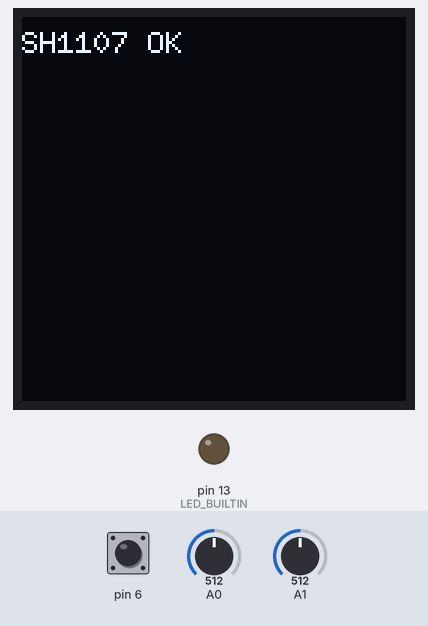
This sketch was run on a simulated Arduino Uno, built with avr-gcc and run on an emulated ATmega328P. On the bench: 128×128 one-colour display, output pins drawn as LEDs (lit = HIGH). The test bench sets the inputs (shaded band); at power-on: A0 = 512, A1 = 512, pin 6 HIGH. Random numbers use the default seed unless the sketch sets one; what the sketch prints to the serial monitor is not drawn.

Above: at 10.18 s.
11.4 s: A0 set to 556
14.4 s: A0 set to 577
15.9 s: A1 set to 716
18.9 s: A1 set to 1010
21.0 s: A0 set to 306
At 24.4 s:
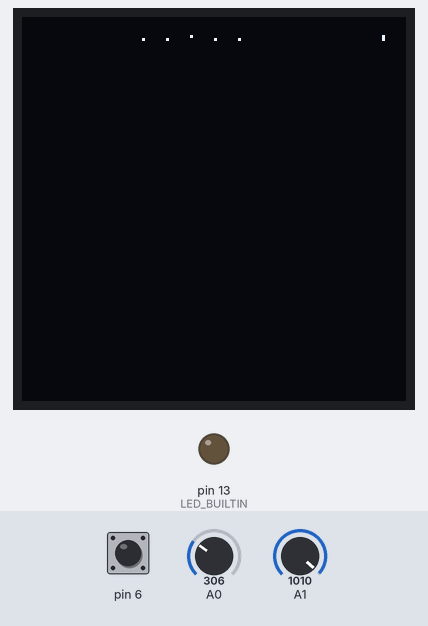
Timing chart, 0 to 24.6 s (numbered marks = the images above; inputs shaded):
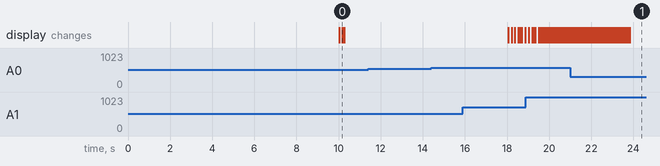

The sketch:

pokemon_casino.ino
```cpp
#include <Arduino.h>
#include "src/IO/Joystick/Joystick.h"
#include "src/IO/Display/Display.h"
#include "src/IO/Speaker/Speaker.h"
#include "src/Logic/Accelerator/Accelerator.h"
#include "src/Logic/Timer/Timer.h"

Display display;
Joystick joystick(A0, A1, 6);
Speaker speaker(4);
Timer timer = Timer();
Accelerator cursor = Accelerator();
int fps = 60;


// Note notes[] = {
// // https://www.nayuki.io/page/transcription-of-pokemon-game-boy-music
//  { 440, 497 }, { 415, 62 }, { 370, 62 }, { 330, 62 }, { 311, 62 }, { 277, 62 },
//  { 311, 62 }, { 277, 311 }, { 208, 311 }, { 330, 311 }, { 247, 311 }, { 440, 182
//  }, { 415, 652 }, { 415, 182 }, { 440, 182 }, { 494, 182 }, { 415, 497 }, { 330,
//  182 }, { 370, 182 }, { 330, 182 }, { 311, 182 }, { 330, 182 }, { 370, 652 }, {
//  311, 652 }, { 311, 311 }, { 247, 311 }, { 370, 311 }, { 311, 311 }, { 494, 182
//  }, { 440, 652 }, { 659, 182 }, { 622, 182 }, { 659, 182 }, { 622, 497 }, { 554,
//  182 }, { 311, 182 }, { 330, 182 }, { 370, 182 }, { 392, 182 }, { 415, 182 }, {
//  415, 89 }, { 392, 89 }, { 415, 89 }, { 392, 89 }, { 415, 182 }, { 370, 652 }, {
//  277, 311 }, { 208, 311 }, { 330, 311 }, { 247, 311 }, { 440, 182 }, { 415, 652
//  }, { 415, 182 }, { 440, 182 }, { 494, 182 }, { 415, 497 }, { 330, 182 }, { 370,
//  182 }, { 330, 182 }, { 311, 182 }, { 330, 182 }, { 370, 652 }, { 311, 311 }, {
//  277, 311 }, { 311, 311 }, { 247, 311 }, { 370, 311 }, { 311, 311 }, { 494, 182
//  }, { 440, 652 }, { 370, 182 }, { 415, 182 }, { 440, 182 }, { 494, 311 }, { 440,
//  311 }, { 494, 182 }, { 440, 182 }, { 415, 182 }, { 370, 182 }, { 330, 311 }, {
//  247, 311 }, { 330, 182 }, { 330, 311 }, { 330, 369 }, { 247, 182 }, { 277, 182
//  }, { 294, 182 }, { 311, 928 }, { 247, 182 }, { 277, 182 }, { 311, 182 }, { 330,
//  652 }, { 622, 311 }, { 494, 311 }, { 370, 311 }, { 311, 311 }, { 330, 276 }, {
//  311, 89 }, { 277, 182 }, { 311, 182 }, { 330, 311 }, { 247, 182 }, { 277, 182
//  }, { 294, 182 }, { 311, 928 }, { 247, 182 }, { 277, 182 }, { 311, 182 }, { 330,
//  652 }, { 622, 311 }, { 494, 311 }, { 370, 311 }, { 440, 311 }, { 415, 182 }, {
//  415, 89 }, { 392, 89 }, { 415, 89 }, { 392, 89 }, { 415, 89 }, { 392, 89 }, {
//  415, 652 }, { 277, 311 }, { 208, 311 }, { 330, 311 }, { 247, 311 }, { 440, 182
//  }, { 415, 652 }, { 415, 182 }, { 440, 182 }, { 494, 182 }, { 415, 497 }, { 330,
//  182 }, { 370, 182 }, { 330, 182 }, { 311, 182 }, { 330, 182 }, { 370, 652 }, {
//  311, 652 }, { 311, 311 }, { 247, 311 }, { 370, 311 }, { 311, 311 }, { 494, 182
//  }, { 440, 652 }, { 659, 182 }, { 622, 182 }, { 659, 182 }, { 622, 497 }, { 554,
//  182 }, { 311, 182 }, { 330, 182 }, { 370, 182 }, { 392, 182 }, { 415, 182 }, {
//  415, 89 }, { 392, 89 }, { 415, 89 }, { 392, 89 }, { 415, 182 }, { 370, 652 }, {
//  277, 311 }, { 208, 311 }, { 330, 311 }, { 247, 311 }, { 440, 182 }, { 415, 652
//  }, { 415, 182 }, { 440, 182 }, { 494, 182 }, { 415, 497 }, { 330, 182 }, { 370,
//  182 }, { 330, 182 }, { 311, 182 }, { 330, 182 }, { 370, 652 }
// };

// Melody *melody = new Melody(notes, sizeof(notes)/sizeof(notes[0]));

const int BITMAP_HEIGHT = 8;
const int BITMAP_WIDTH = 128;

unsigned char stars[BITMAP_WIDTH  * BITMAP_HEIGHT / 8] = { 0 };
static Symbol Stars = { stars, BITMAP_WIDTH, BITMAP_HEIGHT };

void put_star(int x, int y) {
    stars[y * BITMAP_HEIGHT + x] = 0;
    stars[(y + 1) * BITMAP_HEIGHT + x] = 1;
    stars[(y + 2) * BITMAP_HEIGHT + x] = 1;
    stars[(y - 1) * BITMAP_HEIGHT + x] = 1;
    stars[(y - 2) * BITMAP_HEIGHT + x] = 1;
    stars[y * BITMAP_HEIGHT + (x + 1)] = 1;
    stars[y * BITMAP_HEIGHT + (x + 2)] = 1;
    stars[y * BITMAP_HEIGHT + (x - 1)] = 1;
    stars[y * BITMAP_HEIGHT + (x - 2)] = 1;
}

void generate_stars() {
    for (int i=0; i < 10; i++) {
        int x = random(2, SCREEN_WIDTH - 2);
        int y = random(2, SCREEN_HEIGHT - 2);
        put_star(x, y);
    }
}

void setup() {
    pinMode(LED_BUILTIN, OUTPUT);
    Serial.begin(9600);
    delay(10000);
    Serial.println("Initializing...");
    if (!display.begin()) {
        for (;;) {
            Serial.println("Display init failed");
        }
    }

    // display.say("Booting...", true);
    joystick.begin();
    Serial.println("Setup done");
    generate_stars();
}

void update(unsigned long passedTimeMs) {
    cursor.update(joystick.readX(), joystick.readY(), passedTimeMs);
    // speaker.play(melody, passedTimeMs);
}

void render() {
    joystick.print();
    display.firstPage();
    do {
        display.point(cursor.positionX(), cursor.positionY());
        display.draw(Stars, 0, 0);
    } while(display.nextPage());
}

void loop() {
    // Serial.println("Looping... ");
    int passedTime = timer.passedTime();
    if (passedTime >= 1000 / fps) {
        timer.update();

        update(passedTime);
        render();
    }
}
```

Display.cpp
```cpp
#include "./Display.h"

const char* const Display::U8G_FONT_SIZES[4] = {
  u8g2_font_5x7_tr,
  u8g2_font_6x10_tr,
  u8g2_font_7x13_tr,
  u8g2_font_8x13_tr
};

Display::Display()
  : _display(U8G2_R0) {}

bool Display::begin() {
  Wire.begin();
  Wire.setClock(400000);

  _display.begin();

  _display.firstPage();
  do {
    _display.setFont(u8g2_font_6x10_tr);
    _display.drawStr(0, 12, "SH1107 OK");
  } while (_display.nextPage());

  return true;
}

void Display::clear() {
  _display.clearBuffer();
}

void Display::print(
  const String& str,
  int size,
  int x, int y
) {
  int fidx = constrain(size, 0, 3);
  const char* font = U8G_FONT_SIZES[fidx];

  _display.setFont(font);
  _display.drawStr(x, y, str.c_str());
}

void Display::point(int x, int y) {
  x = constrain(x, 0, SCREEN_WIDTH-1);
  y = constrain(y, 0, SCREEN_HEIGHT-1);

  _display.drawPixel(x, y);
}

void Display::present() {
  _display.sendBuffer();
}

void Display::firstPage() {
  _display.firstPage();
}

bool Display::nextPage() {
  return _display.nextPage();
}

void Display::draw(Symbol& symbol, int atX, int atY) {
  _display.drawXBM(
    atX, atY,
    symbol.width, symbol.height,
    symbol.bitmap
  );
}

void Display::draw(Wheel& wheel, int atX, int atY) {
  Symbol* symbols = wheel.symbols;
  float pos = wheel.wheelPosition();
  int index = int(pos);
  float offset = pos - index;

  for (int i=index-1; i < index+2; i++) {
    draw(symbols[i], atX, atY);
  }
}
```

Display.h
```cpp
#pragma once
#include <Arduino.h>
#include <Wire.h>
#include <U8g2lib.h>

#include "../../Logic/SlotMachine/Symbol/Symbol.h"
#include "../../Logic/SlotMachine/Wheel/Wheel.h"

#define SCREEN_WIDTH 128
#define SCREEN_HEIGHT 128

class Display {
public:
  Display();

  bool begin();
  void clear();
  void print(const String &msg, int size, int x, int y);
  void point(int x, int y);
  void present();
  void firstPage();
  bool nextPage();

  void draw(Symbol& Symbol, int atX, int atY);
  void draw(Wheel& wheel, int atX, int atY);

private:
  U8G2_SH1107_PIMORONI_128X128_2_HW_I2C _display;

  static const char* const U8G_FONT_SIZES[4];
};
```

Joystick.cpp
```cpp
#include "Joystick.h"

// Constructor
Joystick::Joystick(int vrxPin, int vryPin, int swPin)
    : VRxPin(vrxPin), VRyPin(vryPin), SWPin(swPin) {}

// Initialize joystick
void Joystick::begin() {
    pinMode(VRxPin, INPUT);
    pinMode(VRyPin, INPUT);
    pinMode(SWPin, INPUT_PULLUP); // Use pull-up resistor for the button
}

float Joystick::normalize(int readValue) {
    int centered = readValue - 512;
    int antiDrift = 16;
    int sign = centered >= 0 ? 1 : -1;
    centered = sign * centered > antiDrift ? centered - sign * antiDrift: 0;
    return (centered) / (512.0 - antiDrift);
}

// Read joystick X-axis value
float Joystick::readX() {
    return normalize(analogRead(VRxPin));
}

// Read joystick Y-axis value
float Joystick::readY() {
    return normalize(analogRead(VRyPin));
}

// Read joystick button state
bool Joystick::isButtonPressed() {
    return digitalRead(SWPin) == LOW; // Button pressed is LOW
}

// Debug output
void Joystick::print() {
    float x = readX();
    float y = readY();
    bool buttonPressed = isButtonPressed();

    // Debug output
    Serial.print("Joystick X: ");
    Serial.print(x);
    Serial.print(" Y: ");
    Serial.print(y);
    Serial.print(" Button: ");
    Serial.println(buttonPressed ? "Pressed" : "Released");
}
```

Joystick.h
```cpp
#pragma once
#include <Arduino.h>

class Joystick {
private:
    int VRxPin; // Analog pin for VRx
    int VRyPin; // Analog pin for VRy
    int SWPin;  // Digital pin for SW (button)

    float normalize(int readValue);
public:
    // Constructor
    Joystick(int vrxPin, int vryPin, int swPin);

    void begin();
    float readX();
    float readY();
    bool isButtonPressed();
    void print();

    /* todo
    int isPressHorizontal(); -1 if left 1 if right 0 if not with state reset on calling this function until the joystick is back in this position


    */
};
```

Melody.cpp
```cpp
#include "Melody.h"

Melody::Melody(const Note* melody, int size) {
    content = melody;
    size = size;
}

Note Melody::next() {
    currentIndex = (currentIndex + 1) % size;
    pauseTillNext = content[currentIndex].duration;
    return content[currentIndex];
}

bool Melody::isPausing(unsigned long timePassedMs) {
    pauseTillNext -= timePassedMs;
    return pauseTillNext > 0;
}
```

Melody.h
```cpp
#pragma once
#include <Arduino.h>
#include "../Note/Note.h"

class Melody {
private:
    const Note* content;
    int currentIndex=0;
    int size;
    int pauseTillNext=0;

public:
    Melody(const Note* melody, int size);
    Note next();
    bool isPausing(unsigned long timePassedMs);

};
```

Note.h
```cpp
#pragma once

#include <Arduino.h>

struct Note {
  int frequency;
  int duration;
};
```

Speaker.cpp
```cpp
#include "Speaker.h"

// Constructor
Speaker::Speaker(int speakerPin) : pin(speakerPin) {}

// Initialize speaker
void Speaker::begin() {
    pinMode(pin, OUTPUT);
}

// Play a tone
void Speaker::playTone(int frequency, int duration) {
    tone(pin, frequency, duration); // Use Arduino's built-in tone function
}

void Speaker::play(Melody* const melody, unsigned long passedTimeMs) {
    if (melody->isPausing(passedTimeMs))
        return;

    Note note = melody->next();
    playTone(note.frequency, note.duration);
}

void Speaker::playMelody(const Note* melody, int size) {
    for (int t = 0; t < size; t++) {

        playTone(melody[t].frequency, melody[t].duration);

        int pauseBetweenNotes = melody[t].duration * 1.2;
        delay(pauseBetweenNotes);
    }
}

// Stop the tone
void Speaker::stopTone() {
    noTone(pin); // Stop the tone
}

// https://www.nayuki.io/page/transcription-of-pokemon-game-boy-music
```

Speaker.h
```cpp
#pragma once

#include <Arduino.h>
#include "Melody/Melody.h"

#define NOTE_B0  31
#define NOTE_C1  33
#define NOTE_CS1 35
#define NOTE_D1  37
#define NOTE_DS1 39
#define NOTE_E1  41
#define NOTE_F1  44
#define NOTE_FS1 46
#define NOTE_G1  49
#define NOTE_GS1 52
#define NOTE_A1  55
#define NOTE_AS1 58
#define NOTE_B1  62
#define NOTE_C2  65
#define NOTE_CS2 69
#define NOTE_D2  73
#define NOTE_DS2 78
#define NOTE_E2  82
#define NOTE_F2  87
#define NOTE_FS2 93
#define NOTE_G2  98
#define NOTE_GS2 104
#define NOTE_A2  110
#define NOTE_AS2 117
#define NOTE_B2  123
#define NOTE_C3  131
#define NOTE_CS3 139
#define NOTE_D3  147
#define NOTE_DS3 156
#define NOTE_E3  165
#define NOTE_F3  175
#define NOTE_FS3 185
#define NOTE_G3  196
#define NOTE_GS3 208
#define NOTE_A3  220
#define NOTE_AS3 233
#define NOTE_B3  247
#define NOTE_C4  262
#define NOTE_CS4 277
#define NOTE_D4  294
#define NOTE_DS4 311
#define NOTE_E4  330
#define NOTE_F4  349
#define NOTE_FS4 370
#define NOTE_G4  392
#define NOTE_GS4 415
#define NOTE_A4  440
#define NOTE_AS4 466
#define NOTE_B4  494
#define NOTE_C5  523
#define NOTE_CS5 554
#define NOTE_D5  587
#define NOTE_DS5 622
#define NOTE_E5  659
#define NOTE_F5  698
#define NOTE_FS5 740
#define NOTE_G5  784
#define NOTE_GS5 831
#define NOTE_A5  880
#define NOTE_AS5 932
#define NOTE_B5  988
#define NOTE_C6  1047
#define NOTE_CS6 1109
#define NOTE_D6  1175
#define NOTE_DS6 1245
#define NOTE_E6  1319
#define NOTE_F6  1397
#define NOTE_FS6 1480
#define NOTE_G6  1568
#define NOTE_GS6 1661
#define NOTE_A6  1760
#define NOTE_AS6 1865
#define NOTE_B6  1976
#define NOTE_C7  2093
#define NOTE_CS7 2217
#define NOTE_D7  2349
#define NOTE_DS7 2489
#define NOTE_E7  2637
#define NOTE_F7  2794
#define NOTE_FS7 2960
#define NOTE_G7  3136
#define NOTE_GS7 3322
#define NOTE_A7  3520
#define NOTE_AS7 3729
#define NOTE_B7  3951
#define NOTE_C8  4186
#define NOTE_CS8 4435
#define NOTE_D8  4699
#define NOTE_DS8 4978


class Speaker {
private:
    int pin; // Pin connected to the speaker

public:
    // Constructor
    Speaker(int speakerPin);

    // Initialize speaker
    void begin();

    void play(Melody* const melody, unsigned long passedTimeMs);
    // Play a tone
    void playTone(int frequency, int duration);

    void playMelody(const Note* melody, int size);

    // Stop the tone
    void stopTone();
};
```

Accelerator.cpp
```cpp
#include "Accelerator.h"

void Accelerator::update(
    float accelerationX,
    float accelerationY,
    int passedTimeMs
) {
    accX = accelerationX / mass;
    accY = accelerationY / mass;
    velX += accX * passedTimeMs;
    velY += accY * passedTimeMs;
    velX /= friction;
    velY /= friction;
    posX += velX * passedTimeMs;
    posY += velY * passedTimeMs;
}

float Accelerator::positionX() {
    return posX;
}

float Accelerator::positionY() {
    return posY;
}
```

Accelerator.h
```cpp
#pragma once
#include <Arduino.h>

class Accelerator {
private:
    float posX = 0;
    float posY = 0;
    float velX = 0;
    float velY = 0;
    float accX = 0;
    float accY = 0;
    float mass = 50000;
    float friction = 1.1;

public:
    void update(
        float accelerationX,
        float accelerationY,
        int passedTimeMs
    );

    float positionX();
    float positionY();

};
```

Symbol.h
```cpp
#pragma once

struct Symbol {
    const unsigned char* bitmap;
    int width;
    int height;
};

// int bitmap[] = {
//     0x1000000000000001,
//     0x1000000000000001,
//     0x1000000000000001,
//     0x1000000000000001,
//     0x1000000000000001,
//     0x1000000000000001,
// };

// Symbol s = { bitmap, 6 };
```

Wheel.cpp
```cpp
#include "Wheel.h"

Wheel::Wheel(Symbol *symbols, int size) {
    this->symbols = symbols;
    this->symbolsSize = size;
}

void Wheel::spin(unsigned long timePassedMs) {
    spinningTimeMs += timePassedMs;
}

void Wheel::start() {
    spinningTimeMs = 0;
}

float Wheel::wheelPosition() {
    float symbolsPassed = spinningTimeMs / 1000 * symbolsPerSecond;
    int floored = int(symbolsPassed);
    int index = floored % symbolsSize;
    return symbolsPassed - floored + index;
}
```

Wheel.h
```cpp
#include "../Symbol/Symbol.h"

class Wheel {
public:
    Symbol *symbols;
    int symbolsSize;
    float symbolsPerSecond = 2;
    unsigned long spinningTimeMs = 0;

    Wheel(Symbol *symbols, int size);
    void spin(unsigned long timePassedMs);
    float wheelPosition();
    void start();


};
```

Timer.cpp
```cpp
#include "Timer.h"

unsigned long Timer::passedTime() {
    return millis() - lastFrameTime;
}

void Timer::update() {
    lastFrameTime = millis();
}
```

Timer.h
```cpp
#pragma once
#include <Arduino.h>

class Timer {
private:
    unsigned long lastFrameTime = 0;

public:
    unsigned long passedTime();
    void update();

};
```

Measured:
- after the input at 11.4 s, every drawn part: stays the same
- after the input at 14.4 s, every drawn part: stays the same
